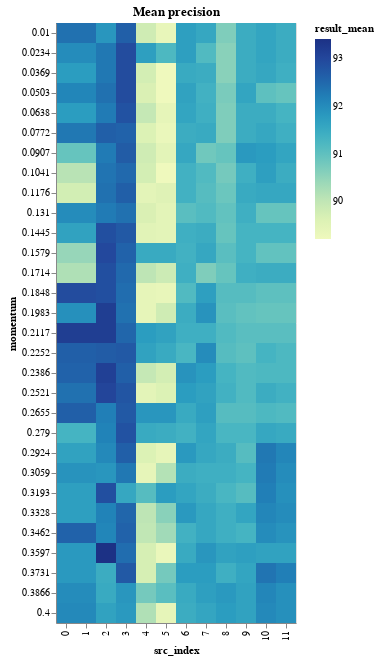

This figure's notebook cell:
### Code cell
momentum_results_encoding = {
    "x": "src_index:O",
    "y": "momentum:O",
    "color": "result_mean:Q",
}
momentum_results_tooltip = [
    "result_mean",
    "result_std",
    "neurons",
    "layers",
    "epochs",
    "learning_rate",
    "momentum",
    "src_index",
]
MOMENTUM_BINS = np.array_split(
    MOMENTUM_RANGE, MOMENTUM_RANGE.max() // MOMENTUM_BIN_SIZE + 1
)


def binified_momentum_heatmap(title, momentum_df):
    return binified_heatmap(
        title,
        momentum_df,
        "momentum",
        MOMENTUM_BINS,
        momentum_results_tooltip,
        **momentum_results_encoding
    )


binified_momentum_heatmap("Mean precision", momentum_results_df)

### Figure 1 — Vega-Lite specification as saved in the notebook (floating-point values rounded to 4 significant figures; data arrays with more than 128 entries replaced by an {"elided": "..."} marker saying what was removed)
{"config": {"view": {"continuousWidth": 400, "continuousHeight": 300}}, "hconcat": [{"mark": "rect", "encoding": {"color": {"type": "quantitative", "field": "result_mean"}, "tooltip": [{"type": "quantitative", "field": "result_mean"}, {"type": "quantitative", "field": "result_std"}, {"type": "quantitative", "field": "neurons"}, {"type": "quantitative", "field": "layers"}, {"type": "quantitative", "field": "epochs"}, {"type": "quantitative", "field": "learning_rate"}, {"type": "quantitative", "field": "momentum"}, {"type": "quantitative", "field": "src_index"}], "x": {"type": "ordinal", "field": "src_index"}, "y": {"type": "ordinal", "field": "momentum"}}, "selection": {"selector011": {"type": "interval", "bind": "scales", "encodings": ["x", "y"]}}, "title": "Mean precision"}], "data": {"name": "data-c8dc761b27c7f75d8863e17569d0021f"}, "$schema": "https://vega.github.io/schema/vega-lite/v4.8.1.json", "datasets": {"data-c8dc761b27c7f75d8863e17569d0021f": {"elided": "360 records"}}}
